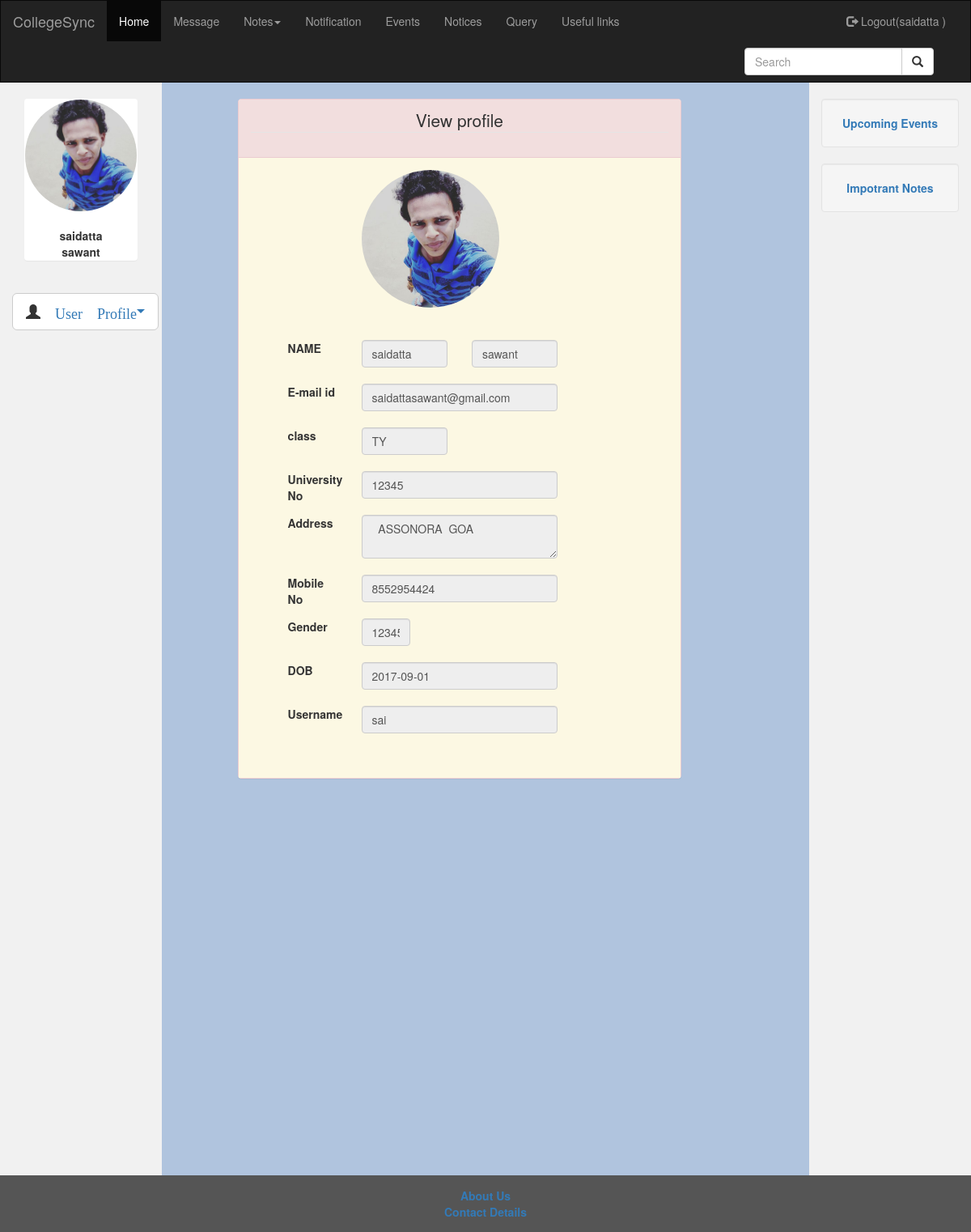
Screenshot of /viewprofile.php (signed in) with the database file from the repository.
### tables this page shows
CREATE TABLE IF NOT EXISTS `col_registration` (
  `REG_ID` int(11) NOT NULL AUTO_INCREMENT,
  `REG_FIRSTNAME` varchar(20) NOT NULL,
  `REG_LASTNAME` varchar(20) NOT NULL,
  `REG_EMAIL` varchar(63) NOT NULL,
  `REG_CLASS` varchar(11) NOT NULL,
  `REG_UNIVERSITY` varchar(20) NOT NULL,
  `REG_ADDRESS` varchar(50) NOT NULL,
  `REG_MOBILENO` bigint(10) NOT NULL,
  `REG_GENDER` varchar(10) NOT NULL,
  `REG_USERNAME` varchar(20) NOT NULL,
  `REG_PWD` varchar(25) NOT NULL,
  `REG_DOB` varchar(10) NOT NULL,
  `dp` varchar(100) NOT NULL,
  PRIMARY KEY (`REG_ID`)
);

### viewprofile.php (the view, shortened to what this page needs)
<!DOCTYPE html>
<html lang="en">
<head>
  <link rel="stylesheet" href="https://maxcdn.bootstrapcdn.com/bootstrap/3.3.7/css/bootstrap.min.css">
</head>
<body style="background:  #B0C4DE;">
<?php
include("nav.php");
?>
  <?php
          $user=$_SESSION['user'];
            $query="SELECT * from col_registration where REG_FIRSTNAME='$user' ";
           $res=mysql_query($query);
           $row=mysql_fetch_row($res);
           ?>
<div class="container-fluid text-center">
  <div class="row content">
    <div class="col-sm-2 sidenav">
    <div class="container-fluid">
        <div class="panel">
          <div class="row">
            <div class="col-sm-12 col-xs-6 col-sm-offset-0 col-xs-offset-3">
    <?php
              if (strpos($row[12], '.jpg') !== false) {
                echo"<img src='$row[12]' class='img img-responsive img-circle'>";
              }
              else
              {
                echo"<img src='userdp/no_image.png'    class='img img-responsive img-circle'>";
              }
               ?>            <br>
            </div>
          </div>
          <div class="row">
            <div class="col-sm-6 col-sm-offset-3">
            <strong><?php echo$row[1].' '.$row[2] ?></strong>
          </div>
          </div>
        </div>
      </div>
    <br>
         <button type="button" class="btn btn-default btn-lg"><li class="dropdown glyphicon glyphicon-user">
          <a class="dropdown-toggle" data-toggle="dropdown" href="#">User Profile<span class="caret"></span></a>
        </li>
        </button>
    </div>
    <div class="col-sm-8 text-left">
      <br>
      <?php
      $user=$_SESSION['user'];
            $query="SELECT * from col_registration where REG_FIRSTNAME='$user' ";
           $res=mysql_query($query);
           while ($row=mysql_fetch_row($res))
           {
            echo"
      <form method='POST'>
      <div class='container-fluid'>
      <div class='row'>
      <div class='col-lg-9 col-sm-offset-1'>
        <div class='panel panel-danger'>
          <div class='panel-heading'>
          <center><LEGEND>View profile</LEGEND></center>
          </div>
          <div class='panel-body bg-warning'>
				<div class='row'>
				<div class='col-lg-2 col-lg-offset-1'>
					</div>
						<div class='col-lg-6 col-lg-offset-0'>";
              if (strpos($row[12], '.jpg') !== false) {
                echo"<img src='$row[12]' style='max-width: 170px; max-height: 170px;' class='img img-responsive img-circle'>";
              }
              else
              {
                echo"<img src='userdp/no_image.png'    class='img img-responsive img-circle'>";
              }
						echo"<br>
						</div>
				</div><br>
        		<div class='row'>
					<div class='col-lg-2 col-lg-offset-1'>
					<label>NAME</label>
					</div>
					<div class='col-lg-3 col-lg-offset-0'>
					<input type='text' name='' value='$user' placeholder='first name' class='form-control' required disabled=''>
					</div>
					<div class='col-lg-3 col-lg-offset-0'>
					<input type='text' name='' value='$row[2]' placeholder='last name' class='form-control' required disabled=''>
					</div>
				</div>
            <br><div class='row'>
					<div class='col-lg-2 col-lg-offset-1'>
					<label>E-mail id</label>
					</div>
					<div class='col-lg-6'>
					<input type='E-mail' name='' value='$row[3]' class='form-control' disabled=''><br>
					</div>
				</div>
		<div class='row'>
				<div class='col-lg-2 col-lg-offset-1' >
				<label>class</label>
				</div>
				<div class='col-lg-3'>
				<input type='text' class='form-control' value='$row[4]' disabled><br>
        </div>
			</div>
			<div class='row'>
				<div class='col-lg-2 col-lg-offset-1' >
				<label>University No</label>
				</div>
				<div class='col-lg-6' >
				<input type='University No' name='' value='$row[5]' class='form-control' disabled='' required><br>
				</div>
			</div>
			<div class='row'>
				<div class='col-lg-2 col-lg-offset-1' >
				<label>Address</label>
				</div>
				<div class='col-lg-6'>
				<textarea class='form-control' cols='30' rows='2' disabled='' required>$row[6] </textarea><br>
				</div>
			</div>
			<div class='row'>
				<div class='col-lg-2 col-lg-offset-1' >
				<label>Mobile No</label>
				</div>
				<div class='col-lg-6' >
				<input type='Number' name='' value='$row[7]' required class='form-control' minlength='10' disabled=''><br>
				</div>
			</div>
			<div class='row'>
				<div class='col-lg-2 col-lg-offset-1' >
				<label>Gender</label>
				</div>
				<div class='col-lg-2'>
				<input type='text' class='form-control' value='$row[8]' disabled><br>
        				</div>
				</div>
			<div class='row'>
				<div class='col-lg-2 col-lg-offset-1' >
				<label>DOB</label>
				</div>
				<div class='col-lg-6' >
				<input class='form-control' type='text' name='' value='$row[11]' disabled=''><br>
				</div>
			</div>
			<div class='row'>
					<div class='col-lg-2 col-lg-offset-1'>
					<label>Username</label>
					</div>
					<div class='col-lg-6' >
					<input class='form-control' type='text' name='' value='$row[9]' required disabled><br>
					</div>
				</div>
          <br>
          </div>
        </div>
        </div>
      </div>
      </div>
      </form>
      ";
    }
      ?>
    </div>
    <div class="col-sm-2 sidenav">
      <div class="well">
        <a href="upcomingevent.php"><strong>Upcoming Events</strong></a>
      </div>
      <div class="well">
        <a href="impnotes"><strong>Impotrant Notes</strong> </a>
      </div>
    </div>
  </div>
</div>
<footer class="container-fluid text-center">
  <a href="#"><strong>About Us</strong> </a><br>
  <a href="#"><strong>Contact Details</strong> </a>
</footer>
</body>
</html>

### nav.php (shortened to what this page needs)
<!DOCTYPE html>
<html>
<head>
</head>
<body>
	<nav class="navbar navbar-inverse">
  <div class="container-fluid">
    <div class="navbar-header">
      <a class="navbar-brand" href="home.php">CollegeSync</a>
    </div>
    <div class="collapse navbar-collapse" id="myNavbar">
      <ul class="nav navbar-nav">
        <li class="active"><a href="home.php" class="">Home</a></li>
        <li><a href="messenger.php">Message</a></li>
        <li class="dropdown">
          <a class="dropdown-toggle" data-toggle="dropdown" href="#"><span class=''></span> Notes<span class="caret"></span></a>
        </li>
        <li class="dropdown">
           <a href="#" onclick="myFunction()"  class="dropdown-toggle " data-toggle="dropdown" >Notification</a>
          </li>
          <li><a href="event.php">Events</a></li>
        <li><a href="notice.php">Notices</a></li>
        <li><a href="query.php">Query</a></li>
        <li><a href="usefullink.php">Useful links</a></li>
      </ul>
      <ul class="nav navbar-nav navbar-right">
        <li><a href="logout.php"><span class="glyphicon glyphicon-log-out"></span> Logout(<?php if(isset($_SESSION['user'])) {
          echo $_SESSION['user'] ;echo' '; echo $_SESSION['lastname']; }?>)</a></li>
	      </ul>
       <form class="navbar-form navbar-right" method="GET" name="fb_search" action="search.php">
      <div class="input-group">
        <input type="text" class="form-control" placeholder="Search" id="Search" name="Search1" onkeyup="searching();">
        <div class="input-group-btn">
          <button class="btn btn-default" type="submit">
            <i class="glyphicon glyphicon-search"></i>
          </button>
        </div>
      </div>
    </form>
          </div>
  </div>
</nav>
</body>
</html>

### viewprofile.php (style rules this page uses)
.navbar { margin-bottom: 0; border-radius: 0; }
.row.content { height: 450px }
.sidenav { padding-top: 20px; background-color: #f1f1f1; height: 300%; }
footer { background-color: #555; color: white; padding: 15px; }

### nav.php (style rules this page uses)
.dropdown { position: relative; display: inline-block; }

### rows the page displays
col_registration: dp (picture), REG_FIRSTNAME "saidatta", REG_LASTNAME "sawant", REG_EMAIL "saidattasawant@gmail.com", REG_CLASS "TY", REG_UNIVERSITY "12345", REG_ADDRESS "ASSONORA GOA", REG_MOBILENO "8552954424", REG_GENDER "12345", REG_DOB "2017-09-01", REG_USERNAME "sai"

### other values shown
$_SESSION['user'] "saidatta"
